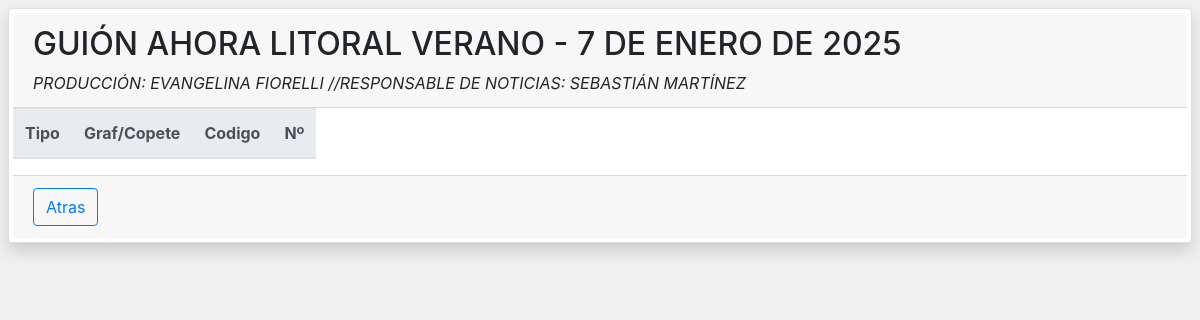
/control_graphs/1, run on an earlier commit of the app's database.
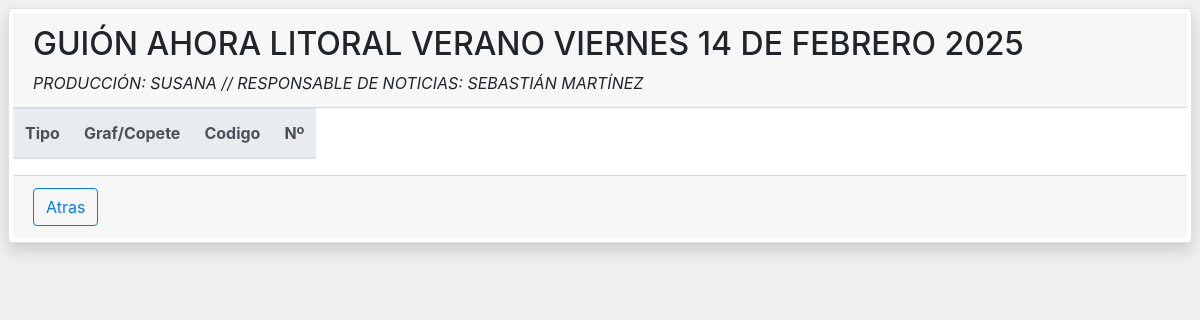
And on a later commit of the database.
### app/models.py (models this page shows)
class Guion(db.Model):
    __tablename__ = 'guion'
    id = db.Column(db.Integer, primary_key=True)
    nombre = db.Column(db.String(200), nullable=False)
    descripcion = db.Column(db.String(500), nullable=False)
    textos = db.relationship('Texto', backref='guion', lazy=True)

### app/routes/graphs.py (the view)
@graphs_bp.route('/control_graphs/<int:id>')
def control_graphs(id):
    guion = Guion.query.get(id)
    if guion:
        return render_template('control_graphs.html', guion=guion)
    else:
        return "Guion no encontrado", 404

### app/templates/control_graphs.html (shortened to what this page needs)
{% extends "base.html" %}
{% block extra_script %}
    <link rel="stylesheet" href="{{ url_for('static', filename='css/@fortawesome/fontawesome-free/css/all.min.css') }}">
{% endblock extra_script %}
{% block body %}
    <div class="card shadow p-1 m-2 rounded">
        <div class="card-header">
            <h2>{{ guion.nombre }}</h2>
            <em>{{ guion.descripcion }}</em>
        </div>
            <table class="table table-responsive" id="tablaTextos">
                <thead class="thead-light">
                <tr>
                    <th scope="col">Tipo</th>
                    <th scope="col">Graf/Copete</th>
                    <th scope="col">Codigo</th>
                    <th scope="col">Nº</th>
                </tr>
                </thead>
            </table>
        <div class="card-footer">
            <a href="/listado_guiones">
                <button class="btn btn-outline-primary">Atras</button>
            </a>
        </div>
    </div>
{% endblock body %}

What changed in the data, as far as the page shows it:
changed Guion: nombre "GUIÓN AHORA LITORAL VERANO - 7 DE ENERO DE 2025" → "GUIÓN AHORA LITORAL VERANO VIERNES 14 DE FEBRERO 2025"; descripcion "PRODUCCIÓN: EVANGELINA FIORELLI //RESPONSABLE DE NOTICIAS: SEBASTIÁN MARTÍNEZ" → "PRODUCCIÓN: SUSANA // RESPONSABLE DE NOTICIAS: SEBASTIÁN MARTÍNEZ"
